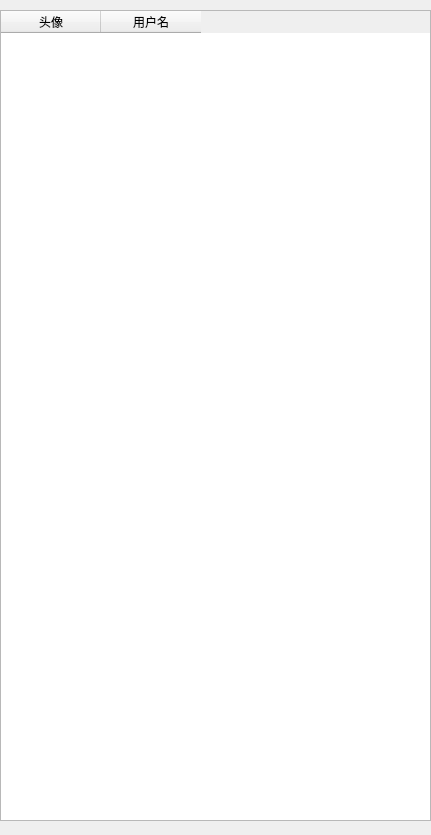
<?xml version="1.0" encoding="UTF-8"?>
<ui version="4.0">
 <class>Form</class>
 <widget class="QWidget" name="Form">
  <property name="geometry">
   <rect>
    <x>0</x>
    <y>0</y>
    <width>431</width>
    <height>835</height>
   </rect>
  </property>
  <property name="windowTitle">
   <string>Form</string>
  </property>
  <widget class="QTableWidget" name="tableWidget">
   <property name="geometry">
    <rect>
     <x>0</x>
     <y>10</y>
     <width>431</width>
     <height>811</height>
    </rect>
   </property>
   <column>
    <property name="text">
     <string>头像</string>
    </property>
   </column>
   <column>
    <property name="text">
     <string>用户名</string>
    </property>
   </column>
  </widget>
 </widget>
 <resources/>
 <connections/>
</ui>
